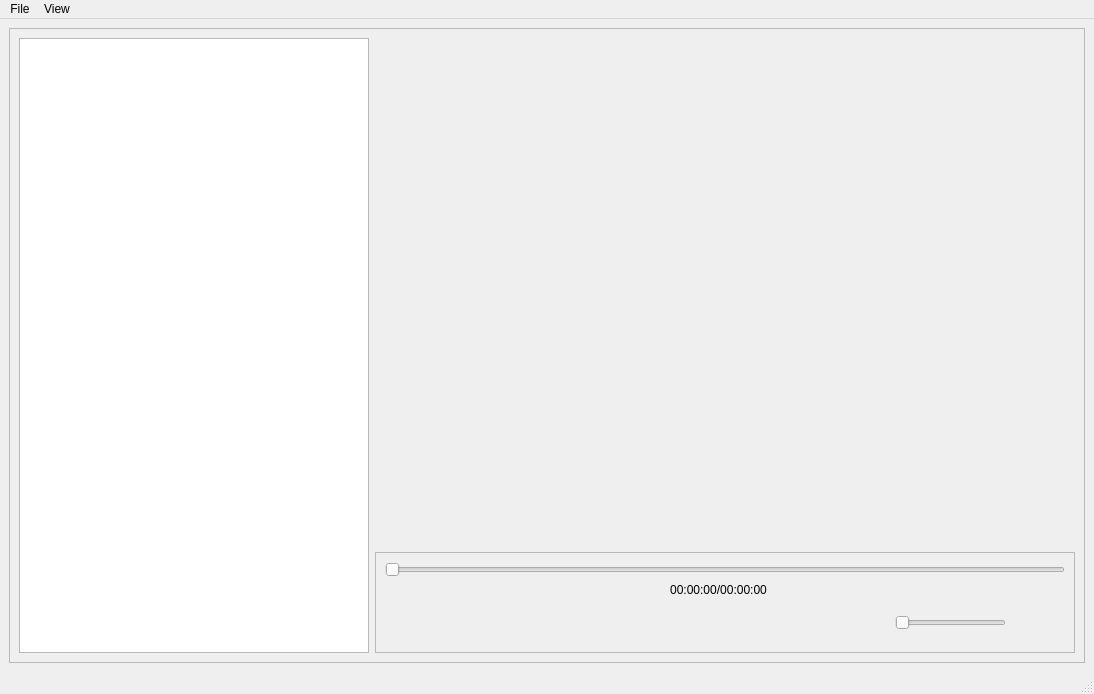
<?xml version="1.0" encoding="UTF-8"?>
<ui version="4.0">
 <class>MainWindow</class>
 <widget class="QMainWindow" name="MainWindow">
  <property name="geometry">
   <rect>
    <x>0</x>
    <y>0</y>
    <width>1094</width>
    <height>694</height>
   </rect>
  </property>
  <property name="windowTitle">
   <string>XTPlayer</string>
  </property>
  <property name="windowIcon">
   <iconset resource="icons.qrc">
    <normaloff>:/images/icons/XTP-window-icon.ico</normaloff>:/images/icons/XTP-window-icon.ico</iconset>
  </property>
  <property name="iconSize">
   <size>
    <width>200</width>
    <height>20</height>
   </size>
  </property>
  <widget class="QWidget" name="centralwidget">
   <layout class="QGridLayout" name="gridLayout_5">
    <item row="0" column="0">
     <widget class="QFrame" name="MainFrame">
      <property name="frameShape">
       <enum>QFrame::StyledPanel</enum>
      </property>
      <property name="frameShadow">
       <enum>QFrame::Raised</enum>
      </property>
      <layout class="QGridLayout" name="mainGrid" rowstretch="0,0,0,0,0,0" columnstretch="0,0">
       <item row="0" column="0" rowspan="6">
        <widget class="QListWidget" name="LibraryList">
         <property name="minimumSize">
          <size>
           <width>300</width>
           <height>0</height>
          </size>
         </property>
         <property name="maximumSize">
          <size>
           <width>500</width>
           <height>16777215</height>
          </size>
         </property>
         <property name="editTriggers">
          <set>QAbstractItemView::DoubleClicked|QAbstractItemView::EditKeyPressed</set>
         </property>
        </widget>
       </item>
       <item row="5" column="1">
        <layout class="QGridLayout" name="ControlsGrid">
         <property name="spacing">
          <number>0</number>
         </property>
         <item row="0" column="0">
          <widget class="QFrame" name="playerControlsFrame">
           <property name="sizePolicy">
            <sizepolicy hsizetype="MinimumExpanding" vsizetype="Preferred">
             <horstretch>0</horstretch>
             <verstretch>0</verstretch>
            </sizepolicy>
           </property>
           <property name="minimumSize">
            <size>
             <width>700</width>
             <height>0</height>
            </size>
           </property>
           <property name="frameShape">
            <enum>QFrame::StyledPanel</enum>
           </property>
           <property name="frameShadow">
            <enum>QFrame::Raised</enum>
           </property>
           <layout class="QGridLayout" name="gridLayout">
            <item row="2" column="11">
             <widget class="QPushButton" name="MuteBtn">
              <property name="text">
               <string/>
              </property>
              <property name="icon">
               <iconset resource="icons.qrc">
                <normaloff>:/images/icons/speakerMute.svg</normaloff>:/images/icons/speakerMute.svg</iconset>
              </property>
              <property name="iconSize">
               <size>
                <width>40</width>
                <height>40</height>
               </size>
              </property>
              <property name="checkable">
               <bool>true</bool>
              </property>
              <property name="flat">
               <bool>true</bool>
              </property>
             </widget>
            </item>
            <item row="2" column="4">
             <widget class="QPushButton" name="PauseBtn">
              <property name="enabled">
               <bool>false</bool>
              </property>
              <property name="toolTip">
               <string>pause</string>
              </property>
              <property name="text">
               <string/>
              </property>
              <property name="icon">
               <iconset resource="icons.qrc">
                <normaloff>:/images/icons/pause.svg</normaloff>:/images/icons/pause.svg</iconset>
              </property>
              <property name="iconSize">
               <size>
                <width>40</width>
                <height>40</height>
               </size>
              </property>
              <property name="checkable">
               <bool>true</bool>
              </property>
              <property name="flat">
               <bool>true</bool>
              </property>
             </widget>
            </item>
            <item row="2" column="3">
             <widget class="QPushButton" name="skipBackButton">
              <property name="text">
               <string/>
              </property>
              <property name="icon">
               <iconset resource="icons.qrc">
                <normaloff>:/images/icons/skipBack.svg</normaloff>:/images/icons/skipBack.svg</iconset>
              </property>
              <property name="iconSize">
               <size>
                <width>40</width>
                <height>40</height>
               </size>
              </property>
              <property name="flat">
               <bool>true</bool>
              </property>
             </widget>
            </item>
            <item row="2" column="0">
             <widget class="QPushButton" name="fullScreenBtn">
              <property name="enabled">
               <bool>false</bool>
              </property>
              <property name="text">
               <string/>
              </property>
              <property name="icon">
               <iconset resource="icons.qrc">
                <normaloff>:/images/icons/fullscreen.svg</normaloff>:/images/icons/fullscreen.svg</iconset>
              </property>
              <property name="iconSize">
               <size>
                <width>40</width>
                <height>40</height>
               </size>
              </property>
              <property name="flat">
               <bool>true</bool>
              </property>
             </widget>
            </item>
            <item row="1" column="5" colspan="2">
             <widget class="QLabel" name="lblCurrentDuration">
              <property name="text">
               <string>00:00:00/00:00:00</string>
              </property>
              <property name="alignment">
               <set>Qt::AlignCenter</set>
              </property>
             </widget>
            </item>
            <item row="2" column="9" colspan="2">
             <widget class="RangeSlider" name="VolumeSlider">
              <property name="orientation">
               <enum>Qt::Horizontal</enum>
              </property>
             </widget>
            </item>
            <item row="2" column="8">
             <widget class="QPushButton" name="skipForwardButton">
              <property name="text">
               <string/>
              </property>
              <property name="icon">
               <iconset resource="icons.qrc">
                <normaloff>:/images/icons/skipForward.svg</normaloff>:/images/icons/skipForward.svg</iconset>
              </property>
              <property name="iconSize">
               <size>
                <width>40</width>
                <height>40</height>
               </size>
              </property>
              <property name="flat">
               <bool>true</bool>
              </property>
             </widget>
            </item>
            <item row="2" column="7">
             <widget class="QPushButton" name="StopBtn">
              <property name="enabled">
               <bool>false</bool>
              </property>
              <property name="toolTip">
               <string>Stop</string>
              </property>
              <property name="text">
               <string/>
              </property>
              <property name="icon">
               <iconset resource="icons.qrc">
                <normaloff>:/images/icons/stop.svg</normaloff>:/images/icons/stop.svg</iconset>
              </property>
              <property name="iconSize">
               <size>
                <width>40</width>
                <height>40</height>
               </size>
              </property>
              <property name="flat">
               <bool>true</bool>
              </property>
             </widget>
            </item>
            <item row="2" column="5" colspan="2">
             <widget class="QPushButton" name="PlayBtn">
              <property name="toolTip">
               <string>Play</string>
              </property>
              <property name="text">
               <string/>
              </property>
              <property name="icon">
               <iconset resource="icons.qrc">
                <normaloff>:/images/icons/play.svg</normaloff>:/images/icons/play.svg</iconset>
              </property>
              <property name="iconSize">
               <size>
                <width>50</width>
                <height>50</height>
               </size>
              </property>
              <property name="flat">
               <bool>true</bool>
              </property>
             </widget>
            </item>
            <item row="2" column="1">
             <widget class="QLabel" name="videoLoadingLabel">
              <property name="minimumSize">
               <size>
                <width>40</width>
                <height>40</height>
               </size>
              </property>
              <property name="maximumSize">
               <size>
                <width>40</width>
                <height>40</height>
               </size>
              </property>
              <property name="text">
               <string/>
              </property>
              <property name="alignment">
               <set>Qt::AlignCenter</set>
              </property>
              <property name="textInteractionFlags">
               <set>Qt::NoTextInteraction</set>
              </property>
             </widget>
            </item>
            <item row="0" column="0" colspan="12">
             <widget class="RangeSlider" name="SeekSlider">
              <property name="enabled">
               <bool>false</bool>
              </property>
              <property name="maximum">
               <number>100</number>
              </property>
              <property name="orientation">
               <enum>Qt::Horizontal</enum>
              </property>
             </widget>
            </item>
           </layout>
          </widget>
         </item>
        </layout>
       </item>
       <item row="0" column="1" rowspan="5">
        <layout class="QGridLayout" name="MediaGrid" columnstretch="0">
         <property name="sizeConstraint">
          <enum>QLayout::SetMaximumSize</enum>
         </property>
         <property name="leftMargin">
          <number>0</number>
         </property>
         <property name="spacing">
          <number>0</number>
         </property>
        </layout>
       </item>
      </layout>
     </widget>
    </item>
   </layout>
  </widget>
  <widget class="QStatusBar" name="statusbar"/>
  <widget class="QMenuBar" name="menubar">
   <property name="geometry">
    <rect>
     <x>0</x>
     <y>0</y>
     <width>1094</width>
     <height>20</height>
    </rect>
   </property>
   <widget class="QMenu" name="menuFile">
    <property name="title">
     <string>File</string>
    </property>
    <addaction name="actionSelect_library"/>
    <addaction name="actionSettings"/>
    <addaction name="separator"/>
    <addaction name="actionAbout"/>
    <addaction name="actionDonate"/>
    <addaction name="actionChange_theme"/>
   </widget>
   <widget class="QMenu" name="menuView">
    <property name="title">
     <string>View</string>
    </property>
    <addaction name="actionList"/>
    <addaction name="actionThumbnail"/>
   </widget>
   <addaction name="menuFile"/>
   <addaction name="menuView"/>
  </widget>
  <action name="actionSelect_library">
   <property name="text">
    <string>Select library...</string>
   </property>
  </action>
  <action name="actionAbout">
   <property name="text">
    <string>About</string>
   </property>
  </action>
  <action name="actionDonate">
   <property name="text">
    <string>Donate</string>
   </property>
  </action>
  <action name="actionSettings">
   <property name="text">
    <string>Settings</string>
   </property>
  </action>
  <action name="actionList">
   <property name="checkable">
    <bool>true</bool>
   </property>
   <property name="checked">
    <bool>true</bool>
   </property>
   <property name="text">
    <string>List</string>
   </property>
  </action>
  <action name="actionThumbnail">
   <property name="checkable">
    <bool>true</bool>
   </property>
   <property name="checked">
    <bool>false</bool>
   </property>
   <property name="text">
    <string>Thumbnail</string>
   </property>
  </action>
  <action name="actionChange_theme">
   <property name="text">
    <string>Change theme...</string>
   </property>
  </action>
 </widget>
 <customwidgets>
  <customwidget>
   <class>RangeSlider</class>
   <extends>QSlider</extends>
   <header>CustomControls/rangeslider.h</header>
  </customwidget>
 </customwidgets>
 <resources>
  <include location="icons.qrc"/>
 </resources>
 <connections/>
</ui>
